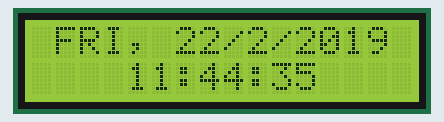
Bench run of a sketch on a simulated Arduino Uno, built with avr-gcc and run on an emulated ATmega328P. On the bench: 16×2 character LCD. The local clock reads 2024-03-15 10:24:30 at power-on unless the sketch sets it.

Above: at 0.1 s.
At 4.3 s:
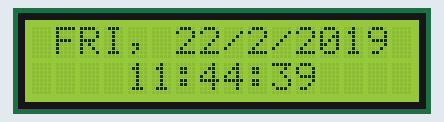
At 9.4 s:
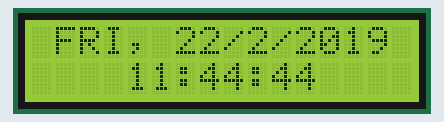
At 18.7 s:
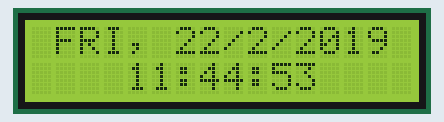
At 28.0 s:
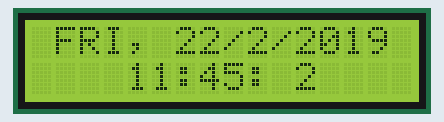
At 38.3 s:
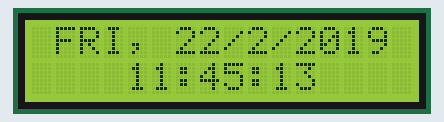

Measured:
- what the display in image 1 shows lasts 1.0 s, from 4.2 s to 5.2 s

The sketch:

_15_RTC_Clock.ino
```cpp
#include <virtuabotixRTC.h>
#include <LiquidCrystal_I2C.h>

#define PIN_RTC_CLK   5 //각각의 변수들을 정의합니다.
#define PIN_RTC_DATA  6
#define PIN_RTC_RST   7

LiquidCrystal_I2C lcd(0x27, 16, 2); // LCD의 주소값(0x3F 또는 0x27)

// 현재 시간 및 날짜를 입력합니다.
int _day        = 22,
    _month      = 2,
    _year       = 2019,
    _dayofweek  = 5,
    _hour       = 11,
    _minutes    = 44,
    _seconds    = 35
                  ;

virtuabotixRTC myRTC(PIN_RTC_CLK, PIN_RTC_DATA, PIN_RTC_RST);

void setup() {
  Serial.begin(9600);

  // LCD에 출력할 변수들
  myRTC.setDS1302Time(_seconds, _minutes, _hour, _dayofweek, _day, _month, _year);
  lcd.init();
  lcd.backlight();
}

void loop() {
  myRTC.updateTime();

  lcd.clear();
  lcd.setCursor(0, 0); // LCD 위치 설정
  lcd.print(" ");
  imprime_dia_da_semana(myRTC.dayofweek);
  lcd.print(", ");
  lcd.print(myRTC.dayofmonth);
  lcd.print("/");
  lcd.print(myRTC.month);
  lcd.print("/");
  lcd.print(myRTC.year);
  lcd.print("  ");
  lcd.setCursor(3, 1);
  lcd.print(" ");

  if (myRTC.hours < 10) {
    lcd.print("0");
  }
  lcd.print(myRTC.hours);
  lcd.print(":");

  if (myRTC.minutes < 10) {
    lcd.print("0");
  }
  lcd.print(myRTC.minutes);
  lcd.print(":");

  if (myRTC.seconds < 10)
  {
    lcd.print(" ");
  }
  lcd.print(myRTC.seconds);

  delay(1000);
}

void imprime_dia_da_semana(int dia) // 요일 설정
{
  switch (dia)
  {
    case 1:
      lcd.print("MON");
      break;
    case 2:
      lcd.print("TUE");
      break;
    case 3:
      lcd.print("WED");
      break;
    case 4:
      lcd.print("THU");
      break;
    case 5:
      lcd.print("FRI");
      break;
    case 6:
      lcd.print("SAT");
      break;
    case 7:
      lcd.print("SUN");
      break;
  }
}
```
